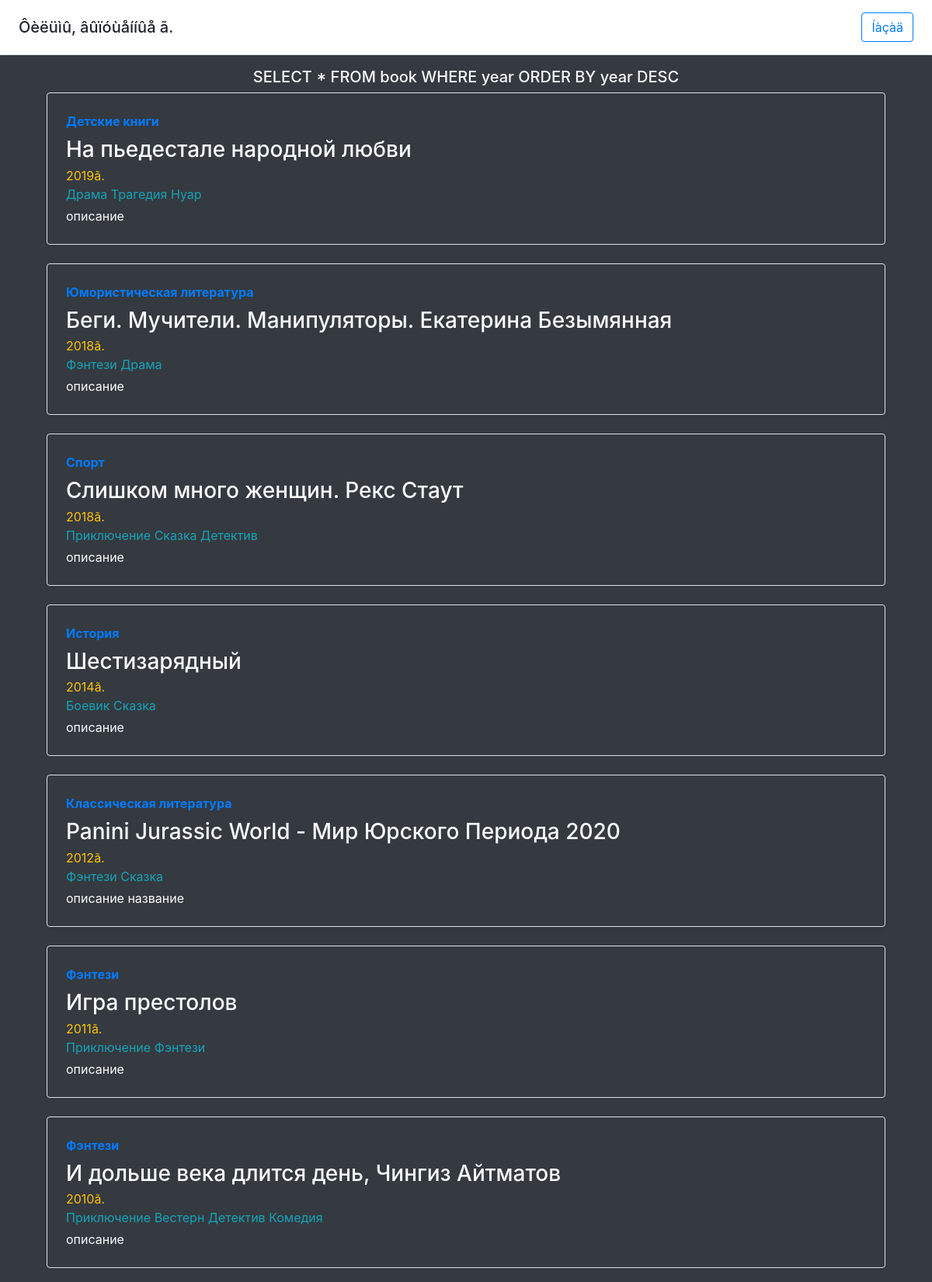
The page /query1.php (upper part) on the database its author committed.
### tables this page shows
CREATE TABLE IF NOT EXISTS `book` (
  `id` int(11) NOT NULL AUTO_INCREMENT,
  `title` varchar(50) NOT NULL,
  `year` year(4) DEFAULT NULL,
  `description` text,
  `cover` varchar(50) DEFAULT NULL,
  `category_id` int(11) NOT NULL,
  PRIMARY KEY (`id`),
  KEY `category_id` (`category_id`)
);

CREATE TABLE IF NOT EXISTS `category` (
  `id` int(11) NOT NULL AUTO_INCREMENT,
  `title` varchar(50) NOT NULL,
  `description` text,
  PRIMARY KEY (`id`)
);

CREATE TABLE IF NOT EXISTS `book_genre` (
  `genre_id` int(11) NOT NULL DEFAULT '0',
  `book_id` int(11) NOT NULL DEFAULT '0',
  PRIMARY KEY (`genre_id`,`book_id`),
  KEY `book_id` (`book_id`)
);

CREATE TABLE IF NOT EXISTS `genre` (
  `id` int(11) NOT NULL AUTO_INCREMENT,
  `title` varchar(50) NOT NULL,
  `description` text,
  PRIMARY KEY (`id`)
);

### query1.php (the view, shortened to what this page needs)
<!DOCTYPE html>
<html lang="ru">
<head>
    <link rel="stylesheet" href="https://cdn.jsdelivr.net/npm/bootstrap@4.5.3/dist/css/bootstrap.min.css">
</head>
<body class="bg-dark">
    <header class="d-flex flex-column flex-md-row align-items-center justify-content-between p-3 px-md-4 mb-3 bg-white border-bottom shadow-sm">
        <p class="h5 my-0 me-md-auto fw-normal">Ôèëüìû, âûïóùåííûå <?= $period . ' ' . $_POST['book_year'] ?> ã.</p>
        <a class="btn btn-outline-primary" href="queries.php">Íàçàä</a>
    </header>
    <div class="container">
        <?php
        require('connect_db.php');
        $sql = 'SELECT * FROM book WHERE year ' . $_POST['period'] . ' ' . $_POST['book_year'] . ' ORDER BY year DESC';
        ?>
        <p class="text-center h5 text-light"><?= $sql ?></p>
        <div class="d-flex flex-wrap">
            <?php
            $query = $pdo->query($sql);
            while ($row = $query->fetch(PDO::FETCH_OBJ)) :
            ?>
                <div class="col-md-12">
                    <div class="row no-gutters border rounded overflow-hidden flex-md-row mb-4 shadow-sm h-md-250 position-relative">
                        <div class="col p-4 d-flex flex-column position-static">
                            <strong class="d-inline-block mb-2 text-primary">
                                <?php
                                $sql1 = 'SELECT title FROM category WHERE id = ' . $row->category_id;
                                $query1 = $pdo->query($sql1);
                                $query1 = $query1->fetch();
                                echo $query1[0];
                                ?>
                            </strong>
                            <h3 class="mb-0 text-light"><?= $row->title ?></h3>
                            <div class="mt-1  text-warning"><?= $row->year ?>ã.</div>
                            <div class="mb-1 text-info">
                                <?php
                                $sql2 = 'SELECT genre_id FROM book_genre WHERE book_id = ' . $row->id;
                                $query2 = $pdo->query($sql2);
                                while ($row1 = $query2->fetch()) {
                                    $sql3 = 'SELECT title FROM genre WHERE id = ' . $row1[0];
                                    $query3 = $pdo->query($sql3);
                                    $query3 = $query3->fetch();
                                    echo $query3[0] . ' ';
                                }
                                ?>
                            </div>
                            <p class="card-text mb-auto text-light"><?= $row->description ?></p>
                        </div>
                    </div>
                </div>
            <?php endwhile ?>
        </div>
    </div>
</body>
</html>

### rows shown on the page
book: category.title "Детские книги", title "На пьедестале народной любви", year "2019", description "описание"
book_genre: genre.title "Драма"
book_genre: genre.title "Трагедия"
book_genre: genre.title "Нуар"
book: category.title "Юмористическая литература", title "Беги. Мучители. Манипуляторы. Екатерина Безымянная", year "2018", description "описание"
book_genre: genre.title "Фэнтези"
book_genre: genre.title "Драма"
book: category.title "Спорт", title "Слишком много женщин. Рекс Стаут", year "2018", description "описание"
book_genre: genre.title "Приключение"
book_genre: genre.title "Сказка"
book_genre: genre.title "Детектив"
book: category.title "История", title "Шестизарядный", year "2014", description "описание"
book_genre: genre.title "Боевик"
book_genre: genre.title "Сказка"
book: category.title "Классическая литература", title "Panini Jurassic World - Мир Юрского Периода 2020", year "2012", description "описание название"
book_genre: genre.title "Фэнтези"
book_genre: genre.title "Сказка"
book: category.title "Фэнтези", title "Игра престолов", year "2011", description "описание"
book_genre: genre.title "Приключение"
book_genre: genre.title "Фэнтези"
book: category.title "Фэнтези", title "И дольше века длится день, Чингиз Айтматов", year "2010", description "описание"
book_genre: genre.title "Приключение"
book_genre: genre.title "Вестерн"
book_genre: genre.title "Детектив"
book_genre: genre.title "Комедия"

### other values the page prints
$sql "SELECT * FROM book WHERE year ORDER BY year DESC"
